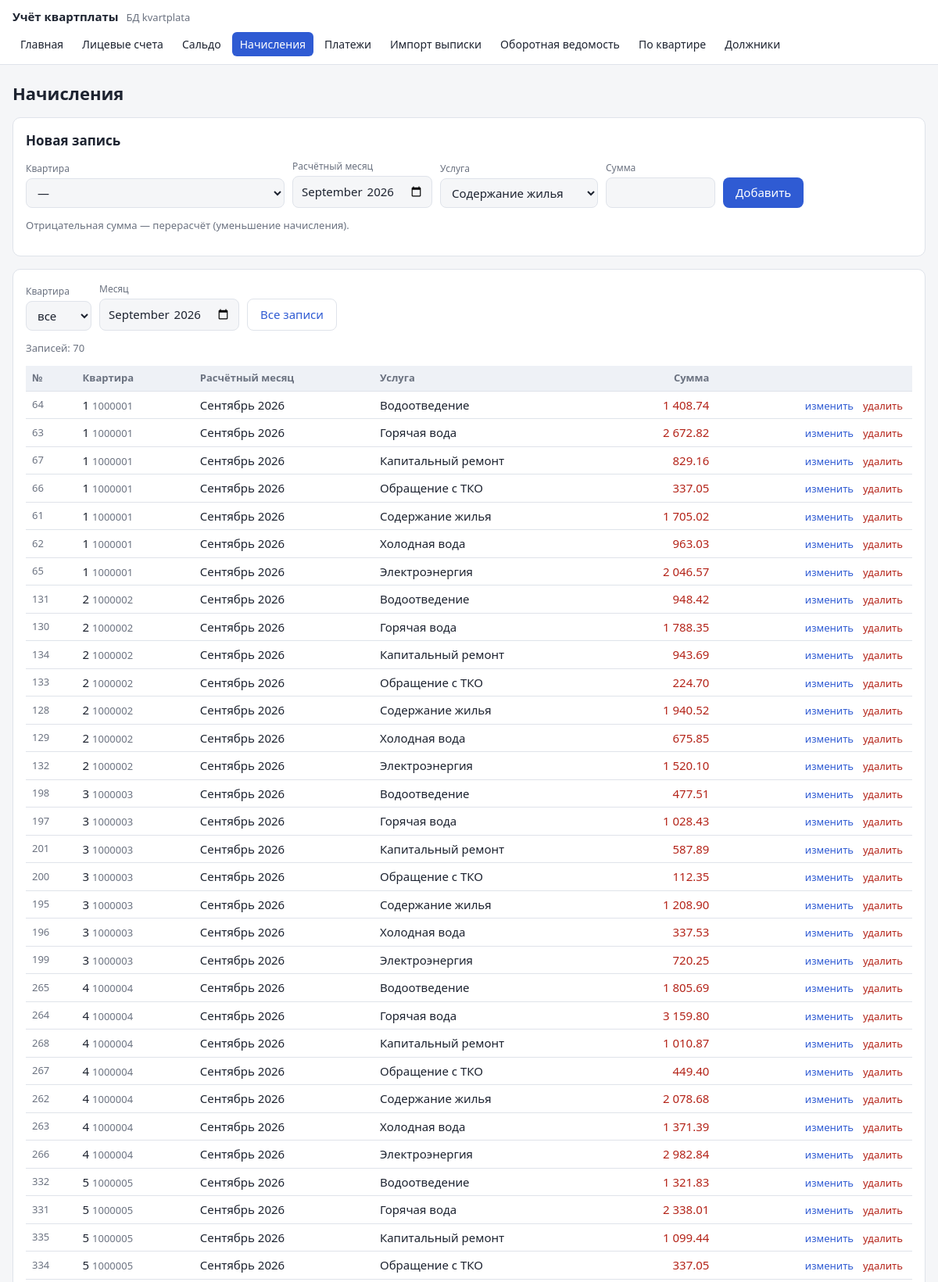
The page /edit.php?t=charges (upper part) on the database its author committed.
### tables this page shows
CREATE TABLE charges (
    id         INT UNSIGNED  NOT NULL AUTO_INCREMENT,
    account_id INT UNSIGNED  NOT NULL COMMENT 'Лицевой счёт',
    period     DATE          NOT NULL COMMENT 'Расчётный месяц (1-е число)',
    service    VARCHAR(50)   NOT NULL COMMENT 'Услуга',
    amount     DECIMAL(12,2) NOT NULL COMMENT 'Сумма начисления (отрицательная — перерасчёт)',
    PRIMARY KEY (id),
    UNIQUE KEY uq_charge (account_id, period, service),
    KEY ix_charges_period (period),
    CONSTRAINT fk_charges_account FOREIGN KEY (account_id) REFERENCES accounts (id)
        ON DELETE CASCADE,
    CONSTRAINT chk_charges_period CHECK (DAYOFMONTH(period) = 1)
);

CREATE TABLE accounts (
    id         INT UNSIGNED  NOT NULL AUTO_INCREMENT,
    account_no VARCHAR(10)   NOT NULL COMMENT 'Номер лицевого счёта',
    flat       SMALLINT UNSIGNED NOT NULL COMMENT 'Номер квартиры',
    owner      VARCHAR(150)  NOT NULL COMMENT 'Ответственный квартиросъёмщик',
    area       DECIMAL(6,2)  NULL COMMENT 'Общая площадь, м² (у счетов из банковской выписки может быть неизвестна)',
    residents  TINYINT UNSIGNED NOT NULL DEFAULT 1 COMMENT 'Число проживающих',
    import_id  INT UNSIGNED  NULL COMMENT 'Загрузка выписки, при которой счёт создан автоматически',
    PRIMARY KEY (id),
    UNIQUE KEY uq_account_no (account_no),
    UNIQUE KEY uq_flat (flat),
    CONSTRAINT chk_account_no CHECK (account_no REGEXP '^[0-9]{6,10}$'),
    CONSTRAINT fk_accounts_import FOREIGN KEY (import_id) REFERENCES bank_imports (id)
        ON DELETE SET NULL,
    CONSTRAINT chk_area CHECK (area > 0)
);

### web/edit.php (the view, shortened to what this page needs)
<?php
require __DIR__ . '/lib.php';
$tables = [
    'accounts' => [
        'title'  => 'Лицевые счета',
        'order'  => 'a.flat',
        'fields' => [
            'account_no' => ['Лицевой счёт', 'text', 'pattern' => '[0-9]{6,10}'],
            'flat'       => ['Квартира', 'int'],
            'owner'      => ['Квартиросъёмщик', 'text', 'size' => 32],
            'area'       => ['Площадь, м²', 'money', 'optional' => true],
            'residents'  => ['Проживает', 'int'],
        ],
    ],
    'saldo' => [
        'title'  => 'Сальдо на начало месяца',
        'order'  => 't.period DESC, a.flat',
        'filter' => 'period',
        'fields' => [
            'account_id' => ['Квартира', 'account'],
            'period'     => ['Месяц', 'month'],
            'amount'     => ['Сальдо (+ долг / − переплата)', 'money', 'signed' => true],
        ],
        'help'   => 'Входящее сальдо вводится на начало года (или при открытии счёта). '
                  . 'Сальдо следующих месяцев процедуры считают сами: последнее сальдо + начисления − платежи. '
                  . 'Кнопка «Закрыть месяц» записывает рассчитанное сальдо на начало следующего месяца.',
    ],
    'charges' => [
        'title'  => 'Начисления',
        'order'  => 't.period DESC, a.flat, t.service',
        'filter' => 'period',
        'fields' => [
            'account_id' => ['Квартира', 'account'],
            'period'     => ['Расчётный месяц', 'month'],
            'service'    => ['Услуга', 'select', 'options' => SERVICES],
            'amount'     => ['Сумма', 'money', 'signed' => true],
        ],
        'help'   => 'Отрицательная сумма — перерасчёт (уменьшение начисления).',
    ],
    'payments' => [
        'title'  => 'Платежи',
        'order'  => 't.pay_date DESC, a.flat',
        'filter' => 'pay_date',
        'fields' => [
            'account_id' => ['Квартира', 'account'],
            'pay_date'   => ['Дата поступления', 'date'],
            'amount'     => ['Сумма', 'money'],
            'source'     => ['Способ', 'select', 'options' => PAY_SOURCES],
            'doc_no'     => ['№ документа', 'text', 'optional' => true],
            'payer'      => ['Плательщик', 'text', 'optional' => true, 'size' => 22],
            'purpose'    => ['Назначение платежа', 'text', 'optional' => true, 'size' => 30],
        ],
        'help'   => 'Платёж учитывается в месяце поступления на расчётный счёт. '
                  . 'Платежи из банковской выписки загружаются на странице «Импорт выписки».',
    ],
];
$t = array_key_exists($_GET['t'] ?? '', $tables) ? $_GET['t'] : 'accounts';
$cfg = $tables[$t];
$fields = $cfg['fields'];
$self = 'edit.php?t=' . $t;
$fAccount = (int)($_GET['account'] ?? 0);
$fMonth = preg_match('/^\d{4}-\d{2}$/', $_GET['month'] ?? '') ? $_GET['month'] : null;
if ($t === 'charges' && !isset($_GET['month'])) {
    $fMonth = db()->query("SELECT DATE_FORMAT(MAX(period), '%Y-%m') FROM charges")->fetchColumn() ?: null;
}
$form = [];
$editId = (int)($_GET['edit'] ?? 0);
$where = [];
$params = [];
if ($t !== 'accounts') {
    if ($fMonth) {
        $where[] = "DATE_FORMAT(t.{$cfg['filter']}, '%Y-%m') = ?";
        $params[] = $fMonth;
    }
    $sql = "SELECT t.*, a.flat, a.account_no FROM $t t JOIN accounts a ON a.id = t.account_id"
         . ($where ? ' WHERE ' . implode(' AND ', $where) : '') . " ORDER BY {$cfg['order']}";
} else {
    $sql = "SELECT a.* FROM accounts a ORDER BY {$cfg['order']}";
}
$stmt = db()->prepare($sql);
$stmt->execute($params);
$rows = $stmt->fetchAll();
$accounts = accounts();
function input(string $name, array $f, $value): string
{
    $v = h((string)$value);
    $req = empty($f['optional']) ? 'required' : '';
    switch ($f[1]) {
        case 'account':
            global $accounts;
            $o = '<option value="">—</option>';
            foreach ($accounts as $a) {
                $sel = (string)$a['id'] === (string)$value ? 'selected' : '';
                $o .= sprintf('<option value="%d" %s>кв. %d — %s</option>', $a['id'], $sel, $a['flat'], h($a['owner']));
            }
            return "<select name=\"$name\" $req>$o</select>";
        case 'select':
            $o = '';
            foreach ($f['options'] as $opt) {
                $sel = $opt === $value ? 'selected' : '';
                $o .= sprintf('<option %s>%s</option>', $sel, h($opt));
            }
            return "<select name=\"$name\" $req>$o</select>";
        case 'month':
            return "<input type=\"month\" name=\"$name\" value=\"$v\" $req>";
        case 'money':
            $min = empty($f['signed']) ? 'min="0.01"' : '';
            return "<input type=\"number\" step=\"0.01\" $min name=\"$name\" value=\"$v\" style=\"width:140px\" $req>";
    }
}
function cell(string $name, array $f, array $r): string
{
    $v = $r[$name];
    return match ($f[1]) {
        'account' => sprintf('<td>%d <span class="muted">%s</span></td>', $r['flat'], h($r['account_no'])),
        'money'   => sprintf('<td class="num %s">%s</td>', empty($f['signed']) ? '' : sign_class($v), money($v)),
        'month'   => sprintf('<td>%s %s</td>', MONTHS[(int)substr($v, 5, 2)], substr($v, 0, 4)),
        'date'    => '<td>' . date('d.m.Y', strtotime($v)) . '</td>',
        default   => '<td>' . h((string)$v) . '</td>',
    };
}
if (!$form && !$editId) {
    $form = ['account_id' => $fAccount ?: '', 'period' => $fMonth ?? '',
             'pay_date' => date('Y-m-d'), 'residents' => 1];
}
?>
    <form class="card" method="post" action="<?= h($self . ($fAccount ? "&account=$fAccount" : '') . ($fMonth ? "&month=$fMonth" : '')) ?>">
        <h2><?= $editId ? 'Изменение записи №' . $editId : 'Новая запись' ?></h2>
        <div class="row">
            <?php foreach ($fields as $name => $f): ?>
                <div class="field"><label><?= h($f[0]) ?></label><?= input($name, $f, $form[$name] ?? '') ?></div>
            <?php endforeach ?>
            <button type="submit"><?= $editId ? 'Сохранить' : 'Добавить' ?></button>
        </div>
        <?php if (!empty($cfg['help'])): ?><p class="muted"><?= h($cfg['help']) ?></p><?php endif ?>
    </form>
    <div class="card">
        <?php if ($t !== 'accounts'): ?>
        <form class="row" method="get" style="margin-bottom:12px">
            <div class="field"><label>Квартира</label>
                <select name="account" onchange="this.form.submit()">
                    <option value="0">все</option>
                </select></div>
            <div class="field"><label>Месяц</label>
                <input type="month" name="month" value="<?= h($fMonth ?? '') ?>" onchange="this.form.submit()"></div>
            <a class="btn light" href="<?= h($self) ?>&month=">Все записи</a>
        </form>
        <?php endif ?>
        <p class="muted">Записей: <?= count($rows) ?></p>
        <div class="table-wrap">
        <table>
            <tr>
                <th>№</th>
                <?php foreach ($fields as $name => $f): ?>
                    <th class="<?= $f[1] === 'money' ? 'num' : '' ?>"><?= h($f[0]) ?></th>
                <?php endforeach ?>
                <th></th>
            </tr>
            <?php foreach ($rows as $r): ?>
            <tr>
                <td class="muted"><?= (int)$r['id'] ?></td>
                <?php foreach ($fields as $name => $f) echo cell($name, $f, $r); ?>
                <td class="num">
                    <a class="link" href="<?= h($self . '&edit=' . $r['id'] . ($fAccount ? "&account=$fAccount" : '') . ($fMonth ? "&month=$fMonth" : '')) ?>">изменить</a>
                    <form method="post" style="display:inline" onsubmit="return confirm('Удалить запись?')"
                          action="<?= h($self . ($fAccount ? "&account=$fAccount" : '') . ($fMonth ? "&month=$fMonth" : '')) ?>">
                        <button class="link" type="submit">удалить</button>
                    </form>
                </td>
            </tr>
            <?php endforeach ?>
        </table>
        </div>
    </div>

### web/style.css (style rules this page uses)
:root { --bg: #f5f6f8; --card: #fff; --text: #1d2330; --muted: #6b7280; --accent: #2f5bd3; --border: #dfe3ea; --err: #b42318; --ok: #067647; --debt: #b42318; --over: #067647; --head: #eef1f6; --zebra: #fafbfc; }
* { box-sizing: border-box; }
body { margin: 0; background: var(--bg); color: var(--text); font: 15px/1.5 system-ui, -apple-system, "Segoe UI", sans-serif; }
h2 { font-size: 17px; margin: 0 0 12px; }
.card { background: var(--card); border: 1px solid var(--border); border-radius: 10px; padding: 16px; margin-bottom: 16px; }
.row { display: flex; flex-wrap: wrap; gap: 10px; align-items: flex-end; }
.field { display: flex; flex-direction: column; gap: 3px; }
.field label { font-size: 12px; color: var(--muted); }
input, select { font: inherit; color: var(--text); background: var(--bg); border: 1px solid var(--border); border-radius: 8px; padding: 7px 10px; }
button, .btn { font: inherit; background: var(--accent); color: #fff; border: 0; text-decoration: none; border-radius: 8px; padding: 8px 16px; cursor: pointer; display: inline-block; }
.btn.light { background: transparent; color: var(--accent); border: 1px solid var(--border); }
button.link { background: none; color: var(--err); padding: 0 4px; font-size: 13px; }
a.link { color: var(--accent); font-size: 13px; text-decoration: none; padding: 0 4px; }
.muted { color: var(--muted); font-size: 13px; }
.table-wrap { overflow-x: auto; }
table { width: 100%; border-collapse: collapse; font-variant-numeric: tabular-nums; }
th, td { padding: 6px 8px; border-bottom: 1px solid var(--border); text-align: left; vertical-align: middle; }
th { font-size: 13px; color: var(--muted); font-weight: 600; background: var(--head); }
td.num, th.num { text-align: right; white-space: nowrap; }
.debt { color: var(--debt); }

### rows shown on the page
charges: id "64", account.account_no "1 1000001", period "Сентябрь 2026", service "Водоотведение", amount "1 408.74"
charges: id "63", account.account_no "1 1000001", period "Сентябрь 2026", service "Горячая вода", amount "2 672.82"
charges: id "67", account.account_no "1 1000001", period "Сентябрь 2026", service "Капитальный ремонт", amount "829.16"
charges: id "66", account.account_no "1 1000001", period "Сентябрь 2026", service "Обращение с ТКО", amount "337.05"
charges: id "61", account.account_no "1 1000001", period "Сентябрь 2026", service "Содержание жилья", amount "1 705.02"
charges: id "62", account.account_no "1 1000001", period "Сентябрь 2026", service "Холодная вода", amount "963.03"
charges: id "65", account.account_no "1 1000001", period "Сентябрь 2026", service "Электроэнергия", amount "2 046.57"
charges: id "131", account.account_no "2 1000002", period "Сентябрь 2026", service "Водоотведение", amount "948.42"
charges: id "130", account.account_no "2 1000002", period "Сентябрь 2026", service "Горячая вода", amount "1 788.35"
charges: id "134", account.account_no "2 1000002", period "Сентябрь 2026", service "Капитальный ремонт", amount "943.69"
charges: id "133", account.account_no "2 1000002", period "Сентябрь 2026", service "Обращение с ТКО", amount "224.70"
charges: id "128", account.account_no "2 1000002", period "Сентябрь 2026", service "Содержание жилья", amount "1 940.52"
charges: id "129", account.account_no "2 1000002", period "Сентябрь 2026", service "Холодная вода", amount "675.85"
charges: id "132", account.account_no "2 1000002", period "Сентябрь 2026", service "Электроэнергия", amount "1 520.10"
charges: id "198", account.account_no "3 1000003", period "Сентябрь 2026", service "Водоотведение", amount "477.51"
charges: id "197", account.account_no "3 1000003", period "Сентябрь 2026", service "Горячая вода", amount "1 028.43"
charges: id "201", account.account_no "3 1000003", period "Сентябрь 2026", service "Капитальный ремонт", amount "587.89"
charges: id "200", account.account_no "3 1000003", period "Сентябрь 2026", service "Обращение с ТКО", amount "112.35"
charges: id "195", account.account_no "3 1000003", period "Сентябрь 2026", service "Содержание жилья", amount "1 208.90"
charges: id "196", account.account_no "3 1000003", period "Сентябрь 2026", service "Холодная вода", amount "337.53"
charges: id "199", account.account_no "3 1000003", period "Сентябрь 2026", service "Электроэнергия", amount "720.25"
charges: id "265", account.account_no "4 1000004", period "Сентябрь 2026", service "Водоотведение", amount "1 805.69"
charges: id "264", account.account_no "4 1000004", period "Сентябрь 2026", service "Горячая вода", amount "3 159.80"
charges: id "268", account.account_no "4 1000004", period "Сентябрь 2026", service "Капитальный ремонт", amount "1 010.87"
charges: id "267", account.account_no "4 1000004", period "Сентябрь 2026", service "Обращение с ТКО", amount "449.40"
charges: id "262", account.account_no "4 1000004", period "Сентябрь 2026", service "Содержание жилья", amount "2 078.68"
charges: id "263", account.account_no "4 1000004", period "Сентябрь 2026", service "Холодная вода", amount "1 371.39"
charges: id "266", account.account_no "4 1000004", period "Сентябрь 2026", service "Электроэнергия", amount "2 982.84"
charges: id "332", account.account_no "5 1000005", period "Сентябрь 2026", service "Водоотведение", amount "1 321.83"
charges: id "331", account.account_no "5 1000005", period "Сентябрь 2026", service "Горячая вода", amount "2 338.01"
charges: id "335", account.account_no "5 1000005", period "Сентябрь 2026", service "Капитальный ремонт", amount "1 099.44"
charges: id "334", account.account_no "5 1000005", period "Сентябрь 2026", service "Обращение с ТКО", amount "337.05"

### other values the page prints
$label "Главная"
$label "Лицевые счета"
$label "Сальдо"
$label "Начисления"
$label "Платежи"
$label "Импорт выписки"
$label "Оборотная ведомость"
$label "По квартире"
$label "Должники"
$title "Начисления"
$f[0] "Квартира"
$f[0] "Расчётный месяц"
$f[0] "Услуга"
$f[0] "Сумма"
$cfg['help'] "Отрицательная сумма — перерасчёт (уменьшение начисления)."
